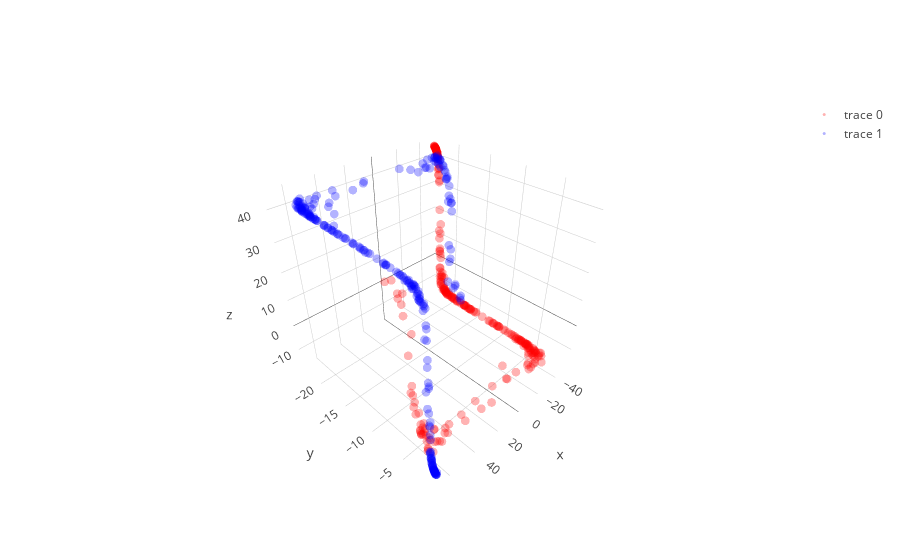

This figure's notebook cell:
### Code cell
# with all scale
expand_dim = 3
w1 = np.random.randn(2,expand_dim)
w2 = np.random.randn(expand_dim,1)
a  = np.ones(expand_dim); b = np.ones(expand_dim); c = np.zeros(expand_dim)

w1 = _sym_decorrelation(w1)
w2 = w2/(np.sqrt(np.sum(w2**2)))

temp_X = np.copy(X)
mini_batch_size = 5
for iter in range(2000):
    cum_loss = 0; temp_X   = shuffle(temp_X)
    
    for mini_batch in range(0,len(X),mini_batch_size):
        current_batch = temp_X[mini_batch:mini_batch+mini_batch_size]
        
        layer1 = current_batch @ w1
        layer1 = layer1  + (1/(iter+1))*np.random.randn(mini_batch_size,expand_dim)
        layer1a= a*g(b*layer1)+c
        layer1a= layer1a + (1/(iter+1))*np.random.randn(mini_batch_size,expand_dim)
        layer2 = layer1a       @ w2
        loss   = (w2.T @ layer1a.T @ layer1a @ w2).mean() + (w1.T @ current_batch.T @ current_batch @ w1).mean()
        
        grad2 = -layer1a.T @ layer1a @ w2 
        grad1a= -layer1a@w2@w2.T
        grada = grad1a*g(b*layer1)
        gradb = grad1a*a*g_grad(b*layer1)*layer1
        gradc = grad1a
        grad1 = current_batch.T @(grad1a*a*g_grad(b*layer1)*b) - current_batch.T @ current_batch @ w1 


        w2 = w2 - 0.000000001  * grad2+ (1/(iter+1))*np.random.randn(expand_dim,1)
        a = a -   0.0000009    * grada.mean(0)+ (1/(iter+1))*np.random.randn(expand_dim)
        b = b -   0.0000009    * gradb.mean(0)+ (1/(iter+1))*np.random.randn(expand_dim)
        c = c -   0.00000009   * gradc.mean(0) + (1/(iter+1))*np.random.randn(expand_dim)
        w1 = w1 - 0.000000001  * grad1+ (1/(iter+1))*np.random.randn(2,expand_dim)
        
        w1 = _sym_decorrelation(w1)
        w2 = w2/(np.sqrt(np.sum(w2**2)))
#         a  = (a-a.mean())/a.std()
#         b  = (b-b.mean())/b.std()
#         c  = (c-c.mean())/c.std()
        cum_loss      = cum_loss + loss.mean()
        
    if iter%500==0:print('Iter : ',iter," Loss: ",cum_loss)

# projection
projected_mine = (a*g(b*(X @ w1))+c) @ w2

plt.figure(figsize=(20,5))
plt.subplot(1, 3, 1)
plt.scatter(X[y==0, 0], X[y==0, 1], color='red', alpha=0.5)
plt.scatter(X[y==1, 0], X[y==1, 1], color='blue', alpha=0.5)
plt.quiver(X.mean(0)[0], X.mean(0)[1], evector[0,0],evector[0,1], color=['b'], scale=2.5)
plt.quiver(X.mean(0)[0], X.mean(0)[1], evector[1,0],evector[1,1], color=['g'], scale=2.5)

plt.subplot(1, 3, 2,projection='3d')
one_layer_project = (a*g(b*(X @ w1))+c)
plt.scatter(one_layer_project[:,0],one_layer_project[:,1],one_layer_project[:,2], color='red')

plt.subplot(1, 3, 3)
plt.scatter(projected_mine[y==0], np.zeros((len(projected_mine)//2)),  color='red', alpha=0.05)
plt.scatter(projected_mine[y==1], np.zeros((len(projected_mine)//2)), color='blue', alpha=0.05)
plt.show()

trace1 = go.Scatter3d(
    x=one_layer_project[y==0,0],
    y=one_layer_project[y==0,1],
    z=one_layer_project[y==0,2],
    mode='markers',
    line=dict(color='red',width=0.5),
    marker=dict(size=3,opacity=0.3)
)
trace2 = go.Scatter3d(
    x=one_layer_project[y==1,0],
    y=one_layer_project[y==1,1],
    z=one_layer_project[y==1,2],
    mode='markers',
    line=dict(color='blue',width=0.5),
    marker=dict(size=3,opacity=0.3)
)
data = [trace1,trace2]
fig  = go.Figure(data=data)
iplot(fig)

### Figure 1 — Plotly figure (JSON) as saved in the notebook; plotly's stock layout.template omitted (floating-point values rounded to 4 significant figures; data arrays with more than 128 entries replaced by an {"elided": "..."} marker saying what was removed)
{"data": [{"line": {"color": "red", "width": 0.5}, "marker": {"opacity": 0.3, "size": 3}, "mode": "markers", "type": "scatter3d", "uid": "52b4e492-2627-40d5-b8d7-36586e2bed1f", "x": {"elided": "250 float values"}, "y": {"elided": "250 float values"}, "z": {"elided": "250 float values"}}, {"line": {"color": "blue", "width": 0.5}, "marker": {"opacity": 0.3, "size": 3}, "mode": "markers", "type": "scatter3d", "uid": "8668466d-d658-4655-a3e8-b1e1d2ac2f19", "x": {"elided": "250 float values"}, "y": {"elided": "250 float values"}, "z": {"elided": "250 float values"}}], "layout": {}}
